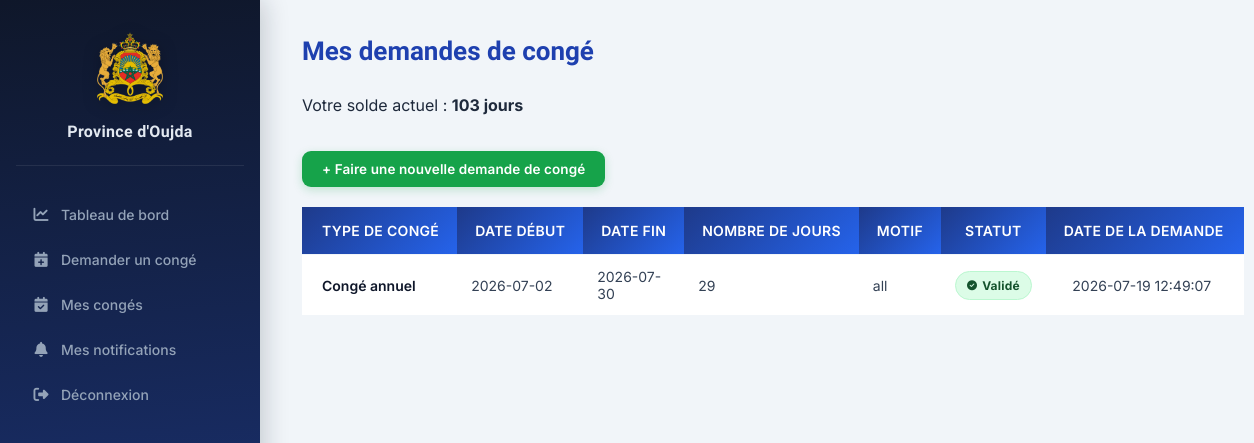
/employe/dashboard.php?page=mes_conges (signed in), run on the app's committed database.
### tables this page shows
CREATE TABLE `employes` (
  `id` int(11) NOT NULL,
  `matricule` varchar(50) NOT NULL,
  `nom` varchar(50) NOT NULL,
  `prenom` varchar(50) NOT NULL,
  `cin` varchar(20) DEFAULT NULL,
  `email` varchar(100) NOT NULL,
  `telephone` varchar(20) DEFAULT NULL,
  `date_embauche` date NOT NULL,
  `division_id` int(11) DEFAULT NULL,
  `utilisateur_id` int(11) DEFAULT NULL,
  `solde_annuel` int(11) DEFAULT 22,
  `reste_annee_precedente` int(11) DEFAULT 0,
  `solde_total` int(11) DEFAULT 22,
  `derniere_maj_solde` year(4) DEFAULT NULL
);

CREATE TABLE `conges` (
  `id` int(11) NOT NULL,
  `employe_id` int(11) NOT NULL,
  `type_conge` varchar(50) NOT NULL,
  `date_debut` date NOT NULL,
  `date_fin` date NOT NULL,
  `nombre_jours` int(11) NOT NULL,
  `motif` text NOT NULL,
  `certificat_medical` varchar(255) DEFAULT NULL,
  `statut` enum('En attente','Valide','Refuse','Annule') DEFAULT 'En attente',
  `date_demande` datetime DEFAULT current_timestamp(),
  `date_traitement` datetime DEFAULT NULL,
  `chef_division_id` int(11) DEFAULT NULL
);

### config/auth.php (called while the page is built, shortened)
<?php
function e($value): string
{
    return htmlspecialchars((string) $value, ENT_QUOTES, 'UTF-8');
}
?>

### employe/mes_conges.php (the view)
<?php
require_once "../config/auth.php";
require_once "../config/database.php";
$sql = "SELECT *
        FROM employes
        WHERE utilisateur_id = ?";
$stmt = $pdo->prepare($sql);
$stmt->execute([$_SESSION['id']]);
$employe = $stmt->fetch();
$sql = "SELECT *
        FROM conges
        WHERE employe_id = ?
        ORDER BY date_demande DESC";
$stmt = $pdo->prepare($sql);
$stmt->execute([$employe['id']]);
$conges = $stmt->fetchAll();
?>
<h1>Mes demandes de congé</h1>
<p>
    Votre solde actuel :
    <strong><?= $employe['solde_total']; ?> jours</strong>
</p>
<br>
<a href="dashboard.php?page=demander_conge" class="btn-ajouter">
    + Faire une nouvelle demande de congé
</a>
<br><br>
<table>
    <tr>
        <th>Type de congé</th>
        <th>Date début</th>
        <th>Date fin</th>
        <th>Nombre de jours</th>
        <th>Motif</th>
        <th>Statut</th>
        <th>Date de la demande</th>
    </tr>
    <?php foreach ($conges as $conge) { ?>
        <tr>
            <td><?= e($conge['type_conge']); ?></td>
            <td><?= e($conge['date_debut']); ?></td>
            <td><?= e($conge['date_fin']); ?></td>
            <td><?= $conge['nombre_jours']; ?></td>
            <td><?= e($conge['motif']); ?></td>
            <td>
<?php
if($conge['statut'] == "Valide")
{
    echo '<span class="badge badge-valide">
            <i class="fa-solid fa-circle-check"></i>
            Validé
          </span>';
}
elseif($conge['statut'] == "Refuse")
{
    echo '<span class="badge badge-refuse">
            <i class="fa-solid fa-circle-xmark"></i>
            Refusé
          </span>';
}
else
{
    echo '<span class="badge badge-attente">
            <i class="fa-solid fa-clock"></i>
            En attente
          </span>';
}
?>
</td>
            <td><?= e($conge['date_demande']); ?></td>
        </tr>
    <?php } ?>
</table>

### assets/css/dashboard.css (style rules this page uses)
*, *::before, *::after { box-sizing: border-box; }
html { scroll-behavior: smooth; }
body { margin: 0; padding: 0; font-family: 'Inter', system-ui, sans-serif; background: #f1f5f9; color: #1e293b; -webkit-font-smoothing: antialiased; -moz-osx-font-smoothing: grayscale; }
.main-content h1 { color: #0f172a; margin: 0 0 6px; font-family: 'Sora', sans-serif; font-size: 26px; font-weight: 700; line-height: 1.2; }
h1 { color: #0f172a; font-family: 'Sora', sans-serif; }
table { width: 100%; border-collapse: collapse; font-size: 14px; }
tbody tr { border-bottom: 1px solid #f1f5f9; transition: background 0.15s ease; }
tbody tr:last-child { border-bottom: none; }
tbody td { padding: 13px 14px; color: #334155; vertical-align: middle; }
.badge { display: inline-flex; align-items: center; gap: 5px; padding: 3px 10px; border-radius: 99px; font-size: 12px; font-weight: 600; line-height: 1.6; }

### assets/css/table.css (style rules this page uses)
table { width: 100%; border-collapse: collapse; border-spacing: 0; font-size: 14px; }
th { padding: 13px 16px; text-align: left; font-family: 'Inter', sans-serif; font-size: 11px; font-weight: 700; text-transform: uppercase; letter-spacing: 0.65px; color: #94a3b8; white-space: nowrap; border-bottom: 1px solid rgba(255,255,255,0.05); }
th:first-child { padding-left: 20px; }
th:last-child { padding-right: 20px; text-align: center; }
td { padding: 13px 16px; text-align: left; border-bottom: 1px solid #f1f5f9; color: #334155; font-size: 14px; vertical-align: middle; background: white; transition: background 0.15s ease; }
td:first-child { padding-left: 20px; }
td:last-child { padding-right: 20px; text-align: center; }
tbody tr:nth-child(even) td { background: #f8fafc; }
tbody tr:last-child td { border-bottom: none; }
td:first-child { font-weight: 600; color: #0f172a; }
.badge { display: inline-flex; align-items: center; justify-content: center; gap: 5px; padding: 4px 11px; border-radius: 99px; font-size: 12px; font-weight: 700; white-space: nowrap; letter-spacing: 0.2px; }
.badge i { font-size: 10px; }
.badge-valide { background: #dcfce7; color: #14532d; border: 1px solid #bbf7d0; }
.btn-ajouter, .btn-rechercher, .btn-modifier, .btn-supprimer, .btn-valider, .btn-refuser { display: inline-flex; align-items: center; justify-content: center; gap: 7px; border: none; border-radius: 9px; color: white; text-decoration: none; font-family: 'Inter', sans-serif; font-size: 13.5px; font-weight: 600; cursor: pointer; transition: transform 0.18s ease, box-shadow 0.18s ease, filter 0.18s ease; letter-spacing: 0.1px; }
.btn-ajouter { padding: 10px 20px; background: #16a34a; box-shadow: 0 3px 10px rgba(22, 163, 74, 0.22); }
table th { background: linear-gradient(135deg, #1e3a8a, #2563eb); color: #ffffff; font-weight: 600; padding: 15px 18px; text-align: center; border: none; font-size: 14px; letter-spacing: 0.3px; }

### assets/css/form.css (style rules this page uses)
.main-content > h1 { margin-bottom: 28px; color: #1e40af; }
table tr:first-child th { background: linear-gradient(135deg, #1e3a8a, #2563eb); color: #fff; }
table tr:nth-child(even) td { background: #fff; }

### data on the page
employes: solde_total "103"
conges: type_conge "Congé annuel", date_debut "2026-07-02", date_fin "2026-07-30", nombre_jours "29", motif "all", statut "Valide" (drawn), date_demande "2026-07-19 12:49:07"
